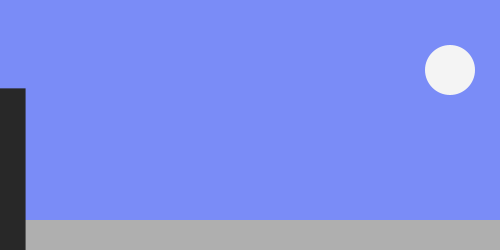
Frame 1 (no input)
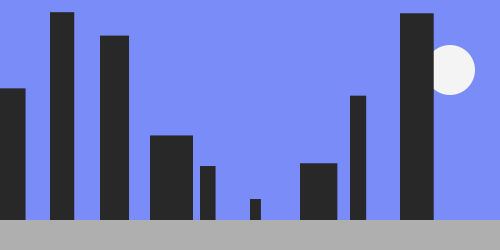
Frame 60 (the mouse pressed at the canvas centre just before this capture)
Frame 120 (the mouse held since frame 60 and released just before this capture): identical to frame 60, image omitted

The Processing sketch that drew these frames (run headless with seeded random() and noise(); from frame 60 on, the mouse is pressed at the canvas centre):

// Processing sketch: processing_36641
// ── processing_36641.pde

void setup() {
  size(500, 250);
  background(122, 140, 247);
  smooth();
  noStroke();
  fill(244);
  ellipse(450, 70, 50, 50);
}

float count=0;
float num=500;
float x;
float y;

void draw() {
  y=random(-height);//varying heights
  fill(175);
  rect(0, 220, width, 30);
  //x=random(50, 70);
  if (count < num) {//stops the skyline at the width of the screen
    //if (num % 20== 0) {
    fill(40);
    rect(count * 50, height, random(10, 70), y);
  } 
  else {
    rect(count, height-20, 20, 20);
  }
  //if(y>= -300){
  //// if(random(30,70)>=30 &&  random(30,70)<=50){
  //fill(255);
  //rect(count*60,random(10,70), 20,20);







  count++;
  //num++;
}
